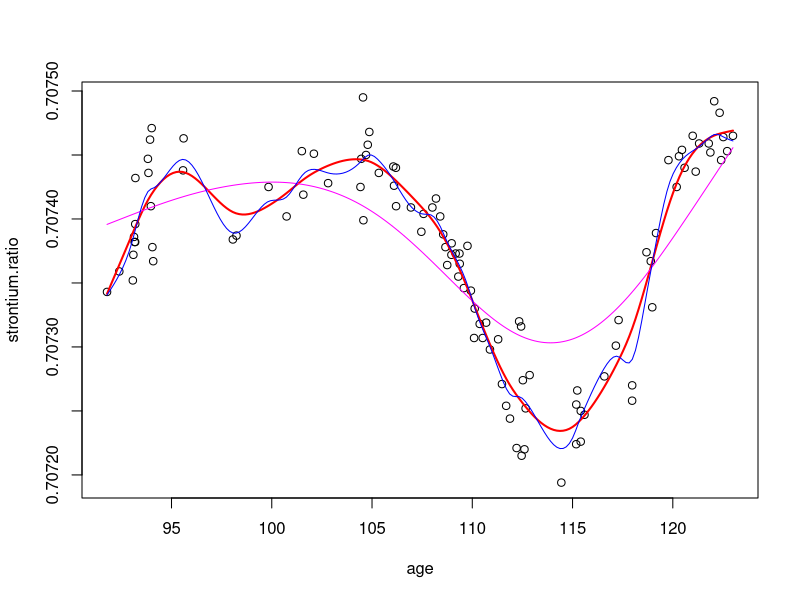

This chart was generated by the following R code:
# 5.4 SMOOTHING SPLINE - USING GCV
# demo using fossil data

fossil <- read.table("fossil.txt", header=TRUE)
attach(fossil)

ss1 <- smooth.spline(age, strontium.ratio)
ss2 <- smooth.spline(age, strontium.ratio, df=4)
ss3 <- smooth.spline(age, strontium.ratio, df=25)

x <- seq(min(age), max(age), length.out=200)
plot(age, strontium.ratio)
lines(x, predict(ss1, x)$y, col="red", lwd=2)
lines(x, predict(ss2, x)$y, col="magenta")
lines(x, predict(ss3, x)$y, col="blue")
